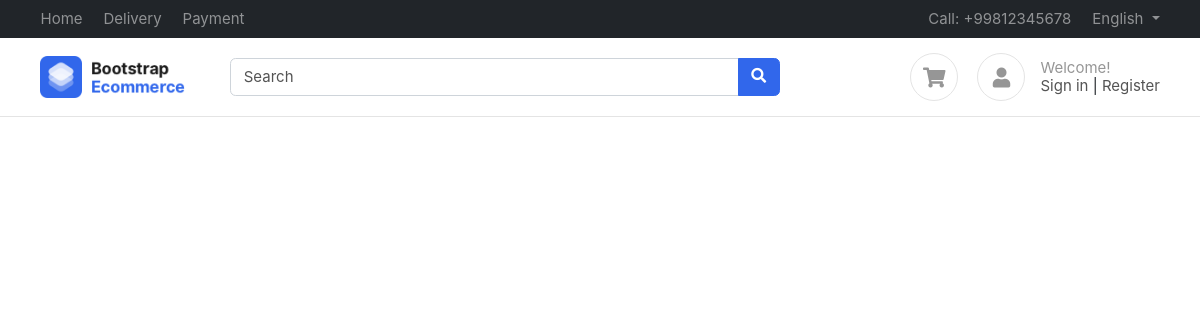
The app's page /, older data.
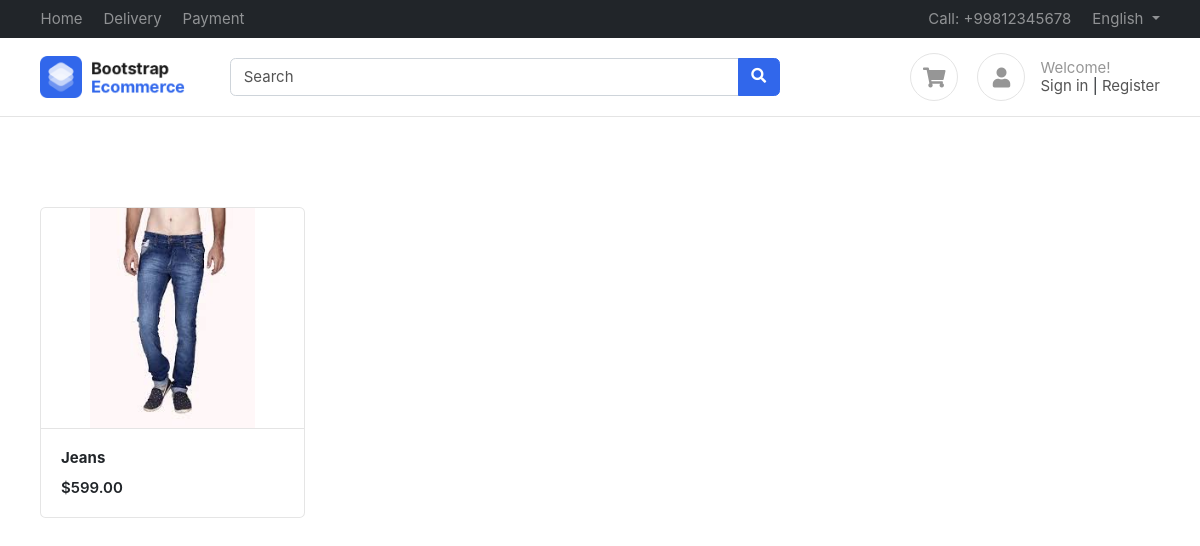
The same page, newer data.
### products/models.py (models this page shows, shortened)
class Product(BaseModel):
    product_name = models.CharField(max_length=100)
    slug = models.SlugField(unique=True,null=True,blank=True)
    price = models.IntegerField()
    category = models.ForeignKey(Category, on_delete=models.CASCADE,related_name="products")
    product_description = models.TextField()
    color = models.ManyToManyField(ColorVariant,blank=True)
    size = models.ManyToManyField(SizeVariant,blank=True)

class ProductImage(BaseModel):
    product = models.ForeignKey(Product, on_delete=models.CASCADE, related_name="product_images")
    image = models.ImageField(upload_to="product")
    is_featured = models.BooleanField(default=False)

### home/views.py (the view)
# urls.py: path('',index,name='index'),
def index(request):
    context = {'products': Product.objects.all()}
    return render(request,'home/index.html',context)

### templates/home/index.html
{% extends "base/base.html"%}
{% block start %}
<div class="container mt-5 pt-5">
    <div class="row">
        {% for product in products %}
        <div class="col-md-3">
            <figure class="card card-product-grid">
                <div class="img-wrap"> <img src="/media/{{product.product_images.first.image}}"> </div>
                <figcaption class="info-wrap border-top">
                    <a href="{% url 'get_products' product.slug %}" class="title"><b>{{product.product_name}}</b></a>
                    <div class="price mt-2">${{product.price}}.00</div>
                </figcaption>
            </figure>
        </div>
        {% endfor %}
        </div>
    </div>
{% endblock %}

Row changes from the older to the newer data that the page shows:
added Product: product_images.first.image (picture), product_name "Jeans", price "599"
